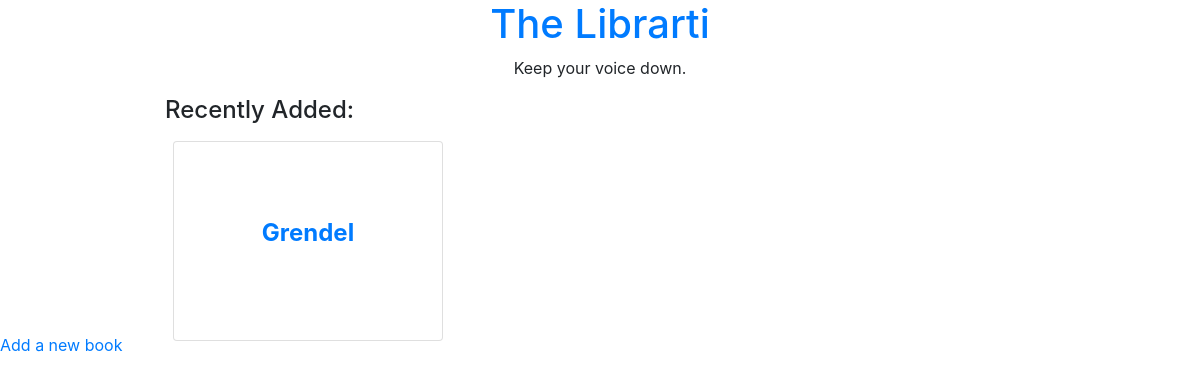
/, run on an earlier commit of the app's database.
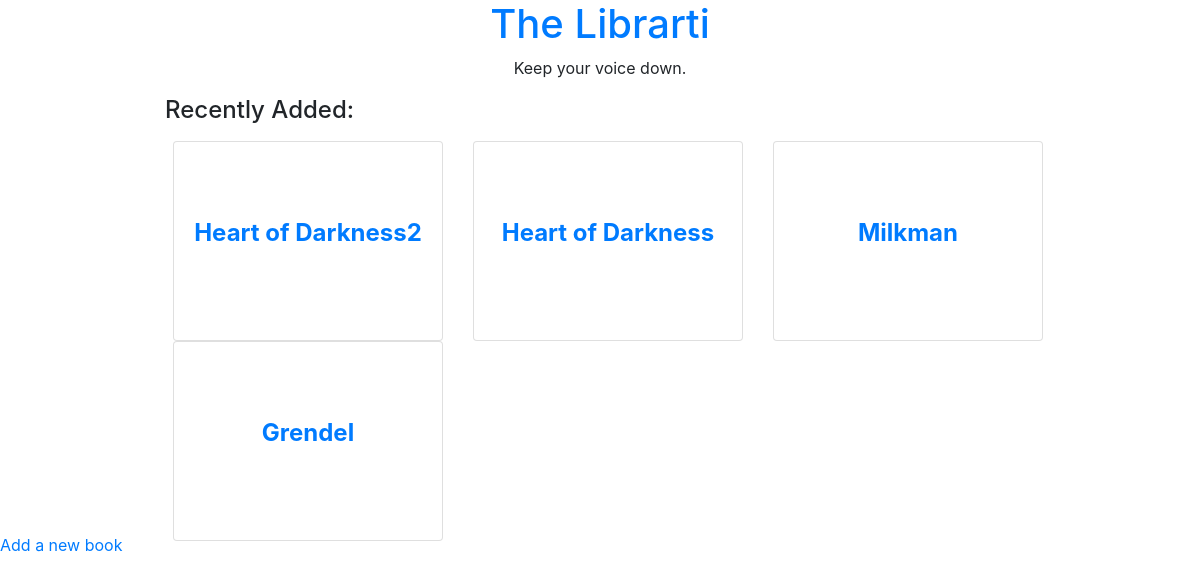
And on a later commit of the database.
### books/models.py (models this page shows, shortened)
class Book(models.Model):
    title = models.CharField(max_length=255)
    author = models.CharField(max_length=255)
    synopsis = models.TextField(blank=True, null=True)
    read_date = models.CharField(max_length=255, blank=True, null=True)
    add_date = models.DateTimeField('date added')

### books/views.py (the view)
# urls.py: path('', views.IndexView.as_view(), name='index'),
class IndexView(generic.ListView):
    template_name = 'books/book_view.html'
    context_object_name = 'latest_books_list'
    def get_queryset(self):
        return Book.objects.order_by('-add_date')[:5]

### books/templates/books/book_view.html
{% extends 'books/base.html' %}
{% block content %}
{% if latest_books_list %}
<div class="latest-wrapper container">
    <h4>Recently Added:</h4>
    <div class="row">
        {% for book in latest_books_list %}
        <div class="book-wrapper col-4">
            <div class="book card m-2 d-flex align-items-center justify-content-center text-center">
                <a href="{% url 'books:detail' book.id %}">
                    <p class="book-title">{{book.title}}</p>
                </a>
            </div>
        </div>
        {% endfor %}
    </div>
</div>
{% else %}
<p>What's this? No books?!</p>
{% endif %}
<a href="{% url 'books:new_book' %}">Add a new book</a>
{% endblock %}

### books/templates/books/base.html (shortened to what this page needs)
<!DOCTYPE html>
<html lang="en">
<head>
    <link rel="stylesheet" href="https://stackpath.bootstrapcdn.com/bootstrap/4.4.1/css/bootstrap.min.css"
>
    {% load static %}
    <link rel="stylesheet" href="{% static "books/style.css" %}">
</head>
<body>
    <header class="text-center">
        <h1><a href="{% url 'books:index' %}">The Librarti</a></h1>
        <p>Keep your voice down.</p>
    </header>
    {% block content %}{% endblock %}
</body>
</html>

### books/static/books/style.css (style rules this page uses)
.latest-wrapper { width: 75%; }
.book-wrapper { height: 200px; }
.book { height: 100%; width: 100%; }
.book-title { font-size: 1.5em; font-weight: bold; }

What changed in the data, as far as the page shows it:
added Book: title "Heart of Darkness2"
added Book: title "Heart of Darkness"
added Book: title "Milkman"
